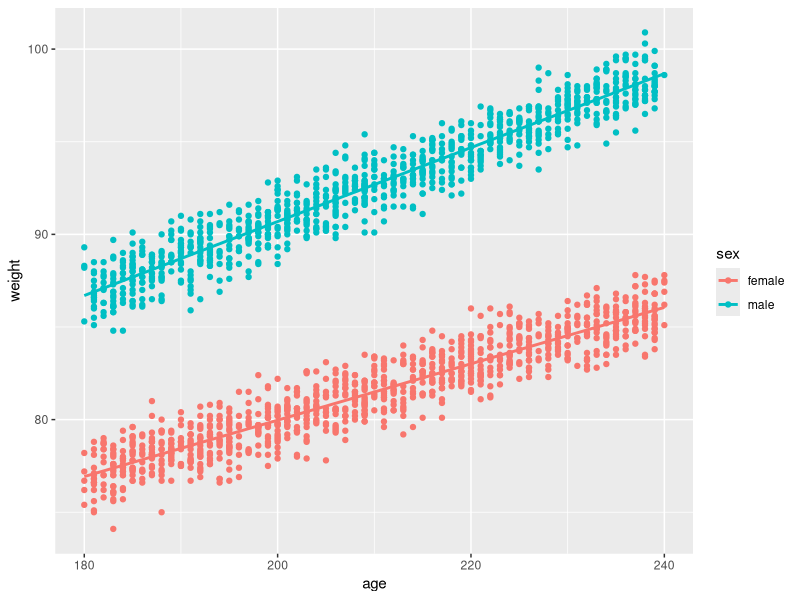

Generate this figure with R:
# Create dataset for LR course

library(tidyverse)
library(boot) # for logit functions

set.seed(4815)

N <- 2000
days_in_month <- 30

# make some data
# males are more likely to be treated

dat <- tibble(ID = paste("A", str_pad(1:N, 4, "left", 0)),
              treatment = sample(c("treated", "control"), N, TRUE),
              age = runif(N, 6 * days_in_month, 8 * days_in_month),
              region = sample(LETTERS[1:4], N, TRUE),
              sex = sample(c("male", "female"), N, TRUE),
              weight = 50 +
                age * 0.15 +
                (sex == "male") * 0.7 +
                + age * 0.05 * (sex == "male") +
                (region == "C") * 0.2 +
                rnorm(N, 0, 1),
              logit_p_disease = -2 +
                (treatment == "treated") * 0.4 +
                (sex == "male") * 0.2 +
                age * 0.005,
              p_disease = inv.logit(logit_p_disease),
              status = c("healthy", "diseased")[rbernoulli(N, p_disease) + 1]) %>% 
  mutate(age = round(age),
         weight = round(weight, 1)) %>% 
  mutate(treatment = if_else(sex == "male" & runif(N) > 0.50, "treated", treatment))


ggplot(dat) +
  aes(x = age, y = weight, colour = sex) +
  geom_point() +
  geom_smooth(method = "lm", se = FALSE)

dat %>% 
  count(sex, treatment) %>% 
  spread(sex, n)

dat %>% 
  count(sex, treatment, status) %>% 
  spread(status, n)

fisher.test(dat$status == "diseased", dat$sex)

glm(status == "diseased" ~ age + sex + treatment, data = dat, family = "binomial") %>% 
  summary()
